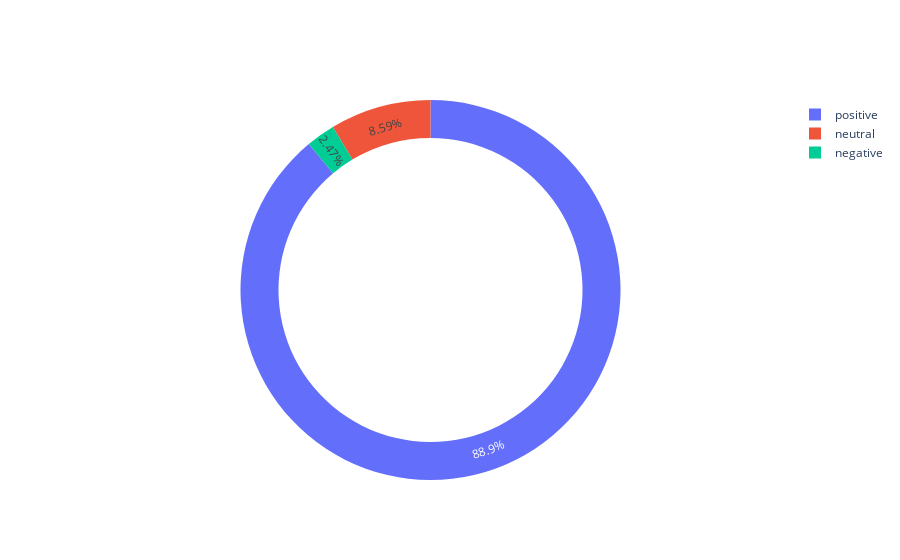

Here is the notebook cell this chart was saved with:
### Code cell
%matplotlib inline


df_sentiments = df.groupby('sentiment_category').size()/df['sentiment_category'].count()*100
labels = df_sentiments.index
values = df_sentiments.values

# Use `hole` to create a donut-like pie chart
fig = go.Figure(data=[go.Pie(labels=labels, values=values, hole=.8)])
fig.show()

### Figure 1 — Plotly figure (JSON) as saved in the notebook; plotly's stock layout.template omitted (floating-point values rounded to 4 significant figures)
{"data": [{"hole": 0.8, "labels": ["negative", "neutral", "positive"], "type": "pie", "values": [2.472, 8.593, 88.94]}], "layout": {}}
